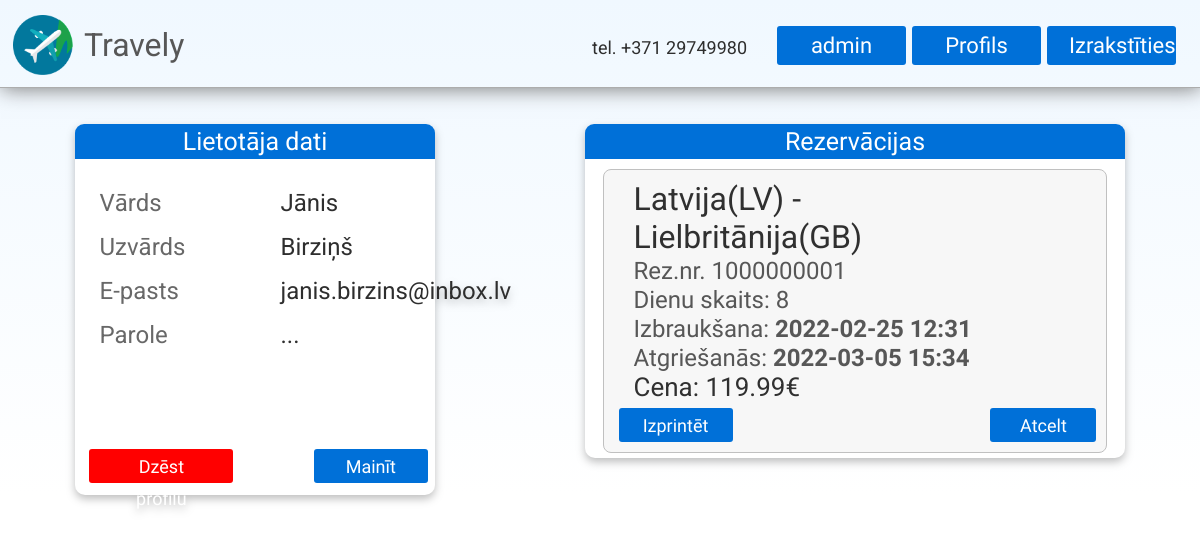
The app's page /profile (signed in) with its own data.
### models.py (models this page shows, shortened)
class User(db.Model):
    id = db.Column(db.Integer, primary_key=True)
    email = db.Column(db.String(30), nullable=False, unique=True)
    password = db.Column(db.String(30), nullable=False)
    name = db.Column(db.String(30), nullable=False)
    surname = db.Column(db.String(30), nullable=False)
    role_id = db.Column(db.Integer)

class Reservation(db.Model):
    id = db.Column(db.Integer, primary_key=True)
    owner_name = db.Column(db.String(30), nullable=False)
    owner_surname = db.Column(db.String(30), nullable=False)
    country_from =  db.Column(db.String(30), nullable=False)
    country_to =  db.Column(db.String(30), nullable=False)
    date_from = db.Column(db.DateTime)
    date_to = db.Column(db.DateTime)
    days = db.Column(db.Integer)
    price = db.Column(db.Float)
    reservation_number = db.Column(db.Integer)
    owner_id = db.Column(db.Integer, db.ForeignKey("user.id"))
    trip_id = db.Column(db.Integer, db.ForeignKey("trip.id"))

### main.py (the view)
@app.route('/profile')
def profils():
    if is_user_logged():
        return render_template("profile.html", reservations = Reservation.query.filter_by(owner_id=session['user']).all(), trips = Trip.query.all(), countries = Country.query.all(), user = get_user_data(session['user']), is_admin = is_user_admin())
    else:
        return redirect(url_for("login"))

### main.py (called while the page is built)
def is_user_logged():
    try:
        return True if session['user'] != None else False
    except:
        return False

def is_user_admin():
    return True if is_user_logged() and User.query.filter_by(id=session['user']).first().role_id != 0 else False

def get_user_data(id):
    return User.query.filter_by(id=id).first()

### templates/profile.html (shortened to what this page needs)
{% extends "index.html" %}
{% block content %}
    <div id="profile-content">
        <div id="profile">
            <div class="profile-titlebar">
                <h1 id="profile-titlebar-text">Lietotāja dati</h1>
            </div>
            <div id="informacija-mainit">
                <div>
                    <h2 class="profile-box-text-gray">Vārds</h2>
                    <h2 class="profile-box-text-gray">Uzvārds</h2>
                    <h2 class="profile-box-text-gray">E-pasts</h2>
                    <h2 class="profile-box-text-gray">Parole</h2>
                </div>
                <div style="margin-left: 30%;">
                    <h2 class="profile-box-text">{{ user.name }}</h2>
                    <h2 class="profile-box-text">{{ user.surname }}</h2>
                    <h2 class="profile-box-text">{{ user.email }}</h2>
                    <h2 class="profile-box-text">...</h2>
                </div>
            </div>
            <div class="user-info-control">
                <a href="" class="button" id="button-delete-profile">Dzēst profilu</a>
                <a href="/profile/edit" class="button" id="button-correct-2">Mainīt</a>
            </div>
        </div>
        <div id="rezervetie-celojumi">
            <div class="reservation-list-titlebar">
                <h1 id="reservation-titlebar-text">Rezervācijas</h1>
            </div>
            <div class="DivToScroll DivWithScroll">
                {% for reservation in reservations %}
                    <div id="celojumi">
                        <div id="celojuma-informacija">
                            <h1 id="destination-text-bold">{{ reservation.country_from }} - {{ reservation.country_to }}</h1>
                            <h1 class="reservation-box-text">Rez.nr. {{ reservation.reservation_number }}</h1>
                            <h1 class="reservation-box-text">Dienu skaits: {{ reservation.days }}</h1>
                            <h1 class="reservation-box-text">Izbraukšana: <b>{{ reservation.date_from.strftime("%Y-%m-%d %H:%M") }}</b></h1>
                            <h1 class="reservation-box-text">Atgriešanās: <b>{{ reservation.date_to.strftime("%Y-%m-%d %H:%M") }}</b></h1>
                            <h1 id="price-text-bold">Cena: {{ reservation.price }}€</h1>
                            <a href="/upload/{{ reservation.id }}/{{ reservation.owner_id }}" class="button" id="button-reserve" style="margin-top: 6px;">Izprintēt</a>
                        </div>
                        <a href="/reservation/remove/{{ reservation.id }}" class="button" id="button-reserve" style="margin-right: 10px;">Atcelt</a>
                    </div>
                {% endfor %}
            </div>
        </div>
    </div>
{% endblock %}

### static/css/stylesheet.css (style rules this page uses)
* { margin:0; padding:0; }
body { font-family: 'Roboto', sans-serif; color:#575757; background-image: linear-gradient(aliceblue, white); background-repeat: no-repeat; }
h1 { font-weight: 500; }
h2 { font-weight: 400; }
a { text-decoration: none; }
a.button { display: inline-block; color: white !important; text-align: center; font-size: 22px !important; font-family: Thasadith; text-decoration: none; line-height: 42px; font-weight: normal !important; background-color: #0070D8; border-radius: 3px; padding-right: 22px; padding-left: 22px; padding-top: 2px; padding-bottom: 2px; }
#celojuma-informacija { margin-left: 15px; }
#button-correct-2 { line-height: 32px; font-size: 18px !important; margin-top: auto; margin-left: auto; margin-right: 2%; height:30px; width:70px; }
#button-reserve { font-size: 18px !important; height:30px; width:70px; line-height: 32px; margin-top: auto; }
#button-delete-profile { font-size: 18px !important; height:30px; width:100px; line-height: 32px; margin-top: 100px; margin-right: auto; margin-left: 4%; background-color: red !important; }
#profile { background: #dfdfdf; width: 30%; height: auto; margin-left:auto; margin-right: auto; margin-bottom: auto; padding-bottom: 1%; border-radius: 10px; background-color: white; color:black; gap: 2%; filter: drop-shadow(0px 4px 4px rgba(0, 0, 0, 0.25)); align-items: left; }
#profile-content { display: inline-flex; justify-content: flex-end; margin-top: 3%; width:100%; }
.profile-titlebar { border-top-left-radius: 9px; border-top-right-radius: 9px; background-color: #0070D8; height: 35px; }
#profile-titlebar-text { display: flex; font-style: normal; font-weight: normal; font-size: 25px; line-height: 36px; font-weight: normal; text-align: center; color: white; justify-content: center; }
#informacija-mainit { margin-top: 4%; margin-left: 20%; display: inline-flex; flex-direction: row; justify-content: center; align-content: center; }
.profile-box-text { margin-top: 16px; color: #2e2e2e; }
.profile-box-text-gray { margin-top: 16px; color: rgb(104, 104, 104); }
.reservation-list-titlebar { border-top-left-radius: 9px; border-top-right-radius: 9px; background-color: #0070D8; height: 35px; }
#reservation-titlebar-text { display: flex; font-style: normal; font-weight: normal; font-size: 25px; line-height: 36px; font-weight: normal; text-align: center; color: white; justify-content: center; }
#rezervetie-celojumi { width: 45%; height: 70%; background-color: white; color:black; gap: 2%; filter: drop-shadow(0px 4px 4px rgba(0, 0, 0, 0.25)); margin-left: auto; margin-right: auto; border-radius: 10px; }
.DivToScroll { color: #939393; left: -1px; padding: 10px 7px 5px; }
.DivWithScroll { overflow: auto; overflow-x: hidden; display:flex; flex-direction: column; gap: 20px; }
#celojumi { margin-left: 2%; margin-right: 2%; background: #f7f7f7; border-radius: 8px; display: inline-flex; padding-bottom: 10px; border: solid; border-width: 1px; border-color: #c0c0c0; flex-direction: row; justify-content: space-between; }
#celojuma-informacija { display: table; margin-top: 10px; }
#destination-text-bold { font-weight: normal; padding-left: 15px; color: #303030; }
#price-text-bold { font-weight: normal; padding-left: 15px; color: #303030; font-size: 26px; }
.reservation-box-text { font-family: Thasadith; font-size: 24px; margin-top: 1px; padding-left: 15px; color: #575757; }
.user-info-control { display:flex; justify-content: space-around; }
.user-info-control * { margin-left: none; }

### records on screen
User: name "Jānis", surname "Birziņš", email "janis.birzins@inbox.lv"
Reservation: country_from "Latvija(LV)", country_to "Lielbritānija(GB)", reservation_number "1000000001", days "8", date_from "2022-02-25 12:31", date_to "2022-03-05 15:34", price "119.99"
